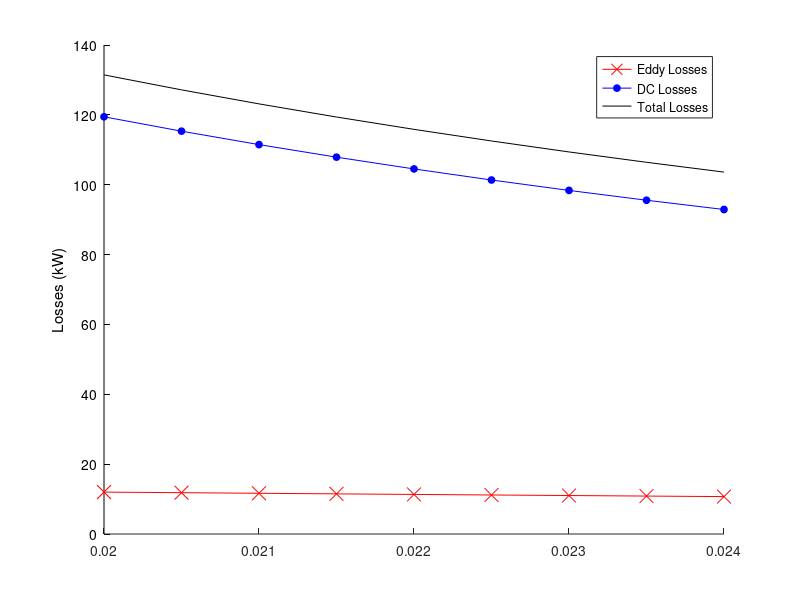

Recreate this plot in MATLAB. (Note: this script raises an error after producing the figure.)
%% Parameters
Iph=1860;% in A % phase current rms
length=0.925*600; % in m % Total copper length in active region
total_height=64.08e-3; % in m % slot copper height for single copper
insulation=0.21e-3;   % in m % strand-to-strand insulation length
total_width=21.8e-3;    % in m % total slot width 
main_insulation=6e-3;   % in m  % total insulation between copper and slots
copper_width=total_width-main_insulation; % in m % total copper width 
width_strand=7.69e-3; % in m % strand width 
ro=2.0968e-8;         % in Ohm*m  % resistivity at 125 degree
k=2.4;                % unitless % (endwinding+active)/active region ratio 
mu0=4*pi*1e-7;        % permeability
f=50;                 % in 1/s % frequency of the current
%% Arrays
height_strand_X=[];  % in m  % array recording different strand heights 
                     % according to number of vertical...
                     % strands and slot copper height for single copper
Pdc_tot=[];          % in kW % Total DC loss consisting both top and 
                     % bottom windings
P_eddy_tot=[];       % in kW % Total Eddy loss consisting both top and
                     % bottom windings.  Not include circulation current 
                     % which is eliminated by roebel transposition
strand=[];           % array recording the number of vertical strands 
                     % numberOfverticalStrand
TopBottom=[];        % Eddy losses ratio of top to bottom coils


numberOfverticalStrand=30;  % number of  vertical strands 
numberOfhorizontalStrand=2; % number of  horizontal strands 

range_of_slot_width=20e-3:0.5e-3:24e-3; % determine the slot width range for
                                        % for this analysis


for total_width=range_of_slot_width
    
copper_width=total_width-main_insulation; % in m % total copper width
                                          % respecting total_width
    
Bmax=(2*mu0*Iph)/(total_width); % Maximum tangential B, generated by coils
                                % We have two coils, called top and bottom
                                % Top coil is the coil close to airgap
                                % Bottom coil is the coil far away from 
                                % to airgap

B=linspace(0,Bmax,numberOfverticalStrand*2); % B for each strand 
                             % First half of the array belongs to top   
                             % Latter half of the array belongs to bottom 


Ke= pi^2/(6*ro);              % The constant for eddy losses

width_strand=copper_width/2;
                              % The width for strand according to 
                              % slot width

height_strand=(total_height/numberOfverticalStrand)-insulation;
                             % the height for strand

DC_resistance=ro*length*k/((width_strand*height_strand)); 
                                % DC resistance for unit area included both
                                % active and endwinding region
                                % for both top and bottom coil
DC_resistance=DC_resistance/(numberOfverticalStrand*numberOfhorizontalStrand);
                                % DC resistance for unit area included both
                                % active and endwinding region
                                % for both top and bottom coil
                                                              
Pdc=Iph^2*DC_resistance;        % DC losses for the indexed strand


volume=2*width_strand*height_strand*length; 
                                % strand volume for each vertical level
                                % included 2 horizontal strand

Peddy= Ke*B.^2*f^2*height_strand^2*volume;
                                % Eddy losses for each vertical level

Pdc_tot=[Pdc_tot Pdc];               % Total DC losses for the
                                     % indexed strand number

P_eddy_tot=[P_eddy_tot sum(Peddy)];  % Total Eddy losses for the
                                     % indexed strand number

                                     
TopBottom=[TopBottom ...
    sum(Peddy(1:numberOfverticalStrand/2))/...
    sum(Peddy(numberOfverticalStrand/2+1:end))];
                                     % Eddy losses ratio of top 
                                     % to bottom coils
                

                   
                             
end
%%

figure1 = figure;
axes1 = axes('Parent',figure1);
hold(axes1,'on');

% yyaxis(axes1,'left');
plot(range_of_slot_width,(P_eddy_tot)/1e3,'LineStyle',"-",'Color','r' ...
    ,'Marker','x','MarkerSize',10,'MarkerFaceColor','r');
hold on;
plot(range_of_slot_width,(Pdc_tot)/1e3,'LineStyle',"-",'Color','b' ...
     ,'Marker','o','MarkerSize',5,'MarkerFaceColor','b');
hold on;
plot(range_of_slot_width,(P_eddy_tot+Pdc_tot)/1e3,'LineStyle',"-",'Color','k' ...
     ,'Marker','None','MarkerSize',5,'MarkerFaceColor','k');
ylabel('Losses (kW)')
hold on;
set(axes1,'YColor',[0 0 0]);
legend('Eddy Losses','DC Losses','Total Losses')

title(strcat("Total Strand Number ",string(2*numberOfverticalStrand)))

xlabel('Slot Width')
ax = gca; % current axes
ax.FontSize = 15;
ax.FontName= 'Times New Roman';
xlim([min(range_of_slot_width) max(range_of_slot_width)])

grid on;
grid minor;


